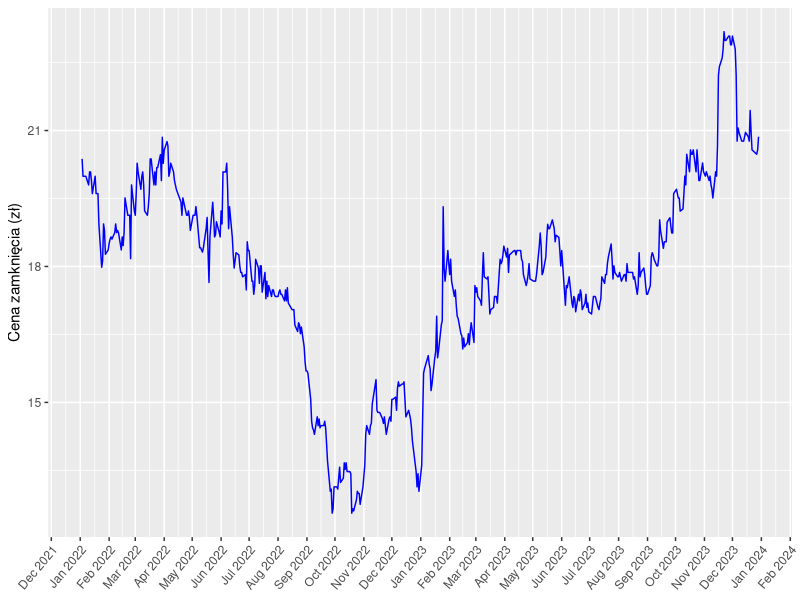
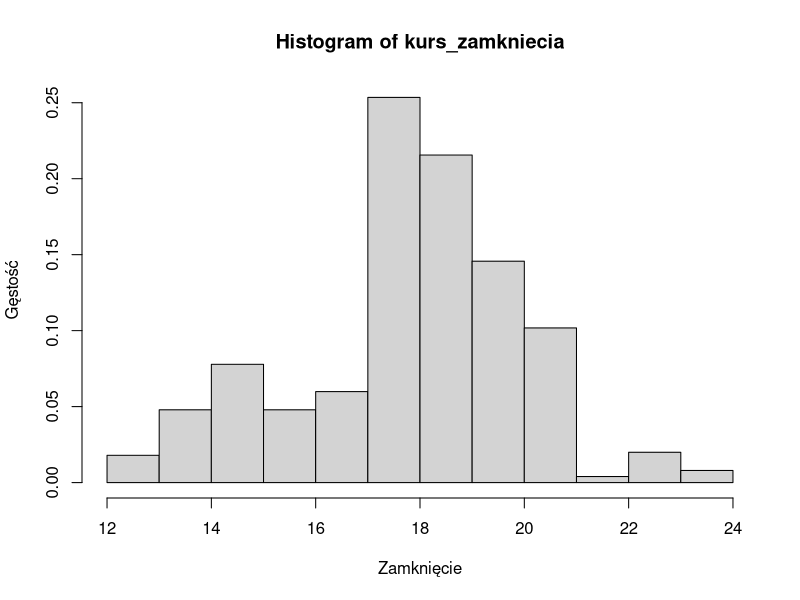
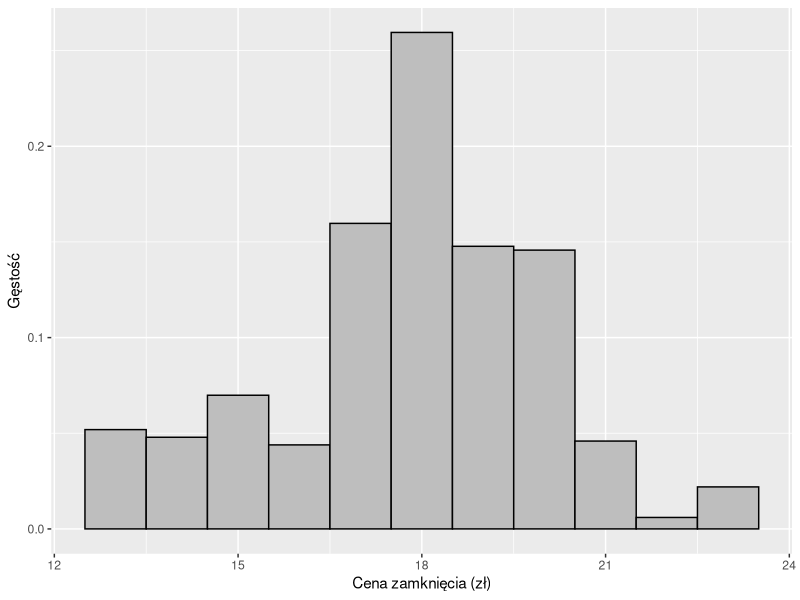
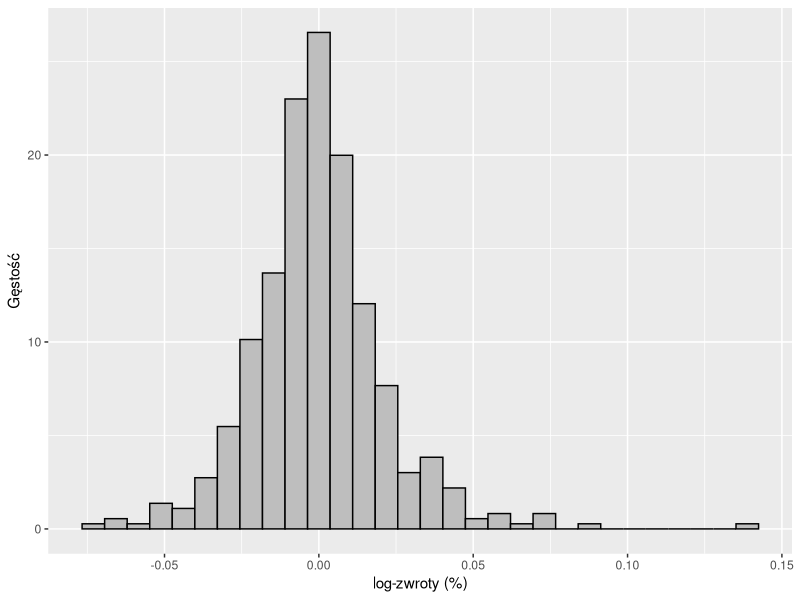
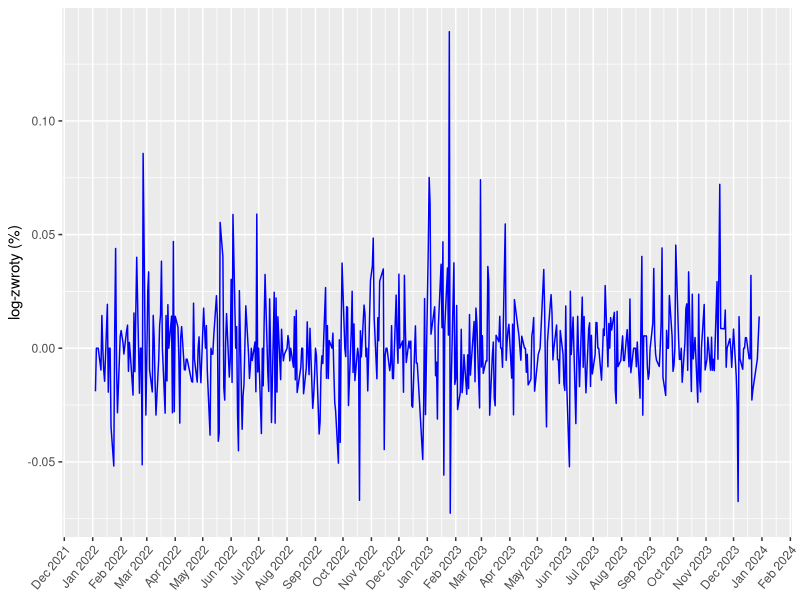
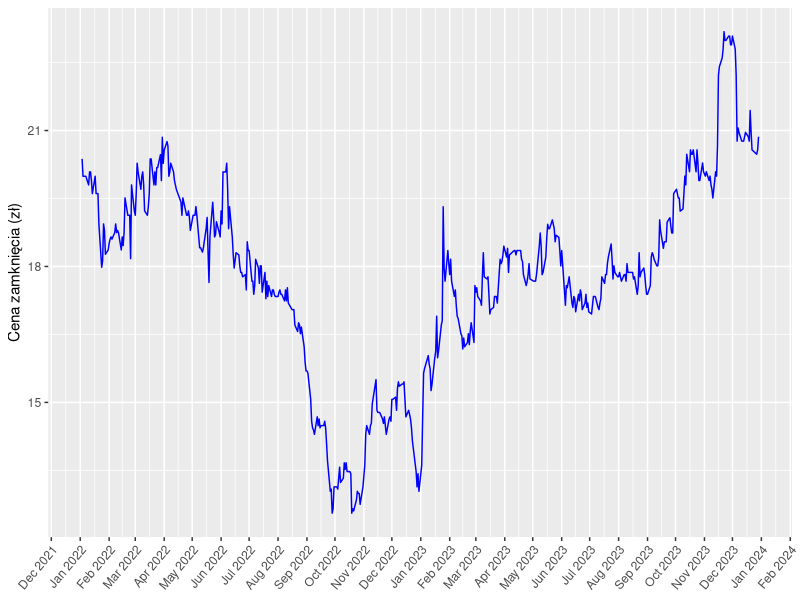
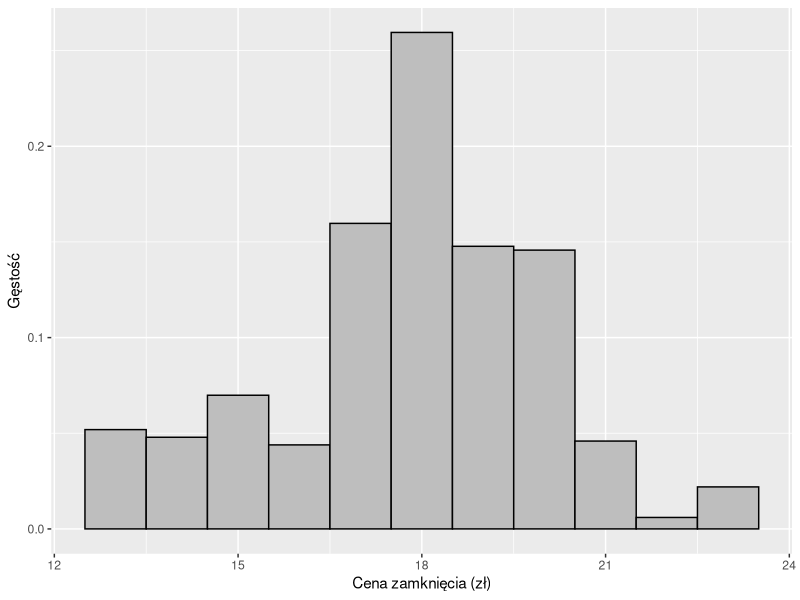
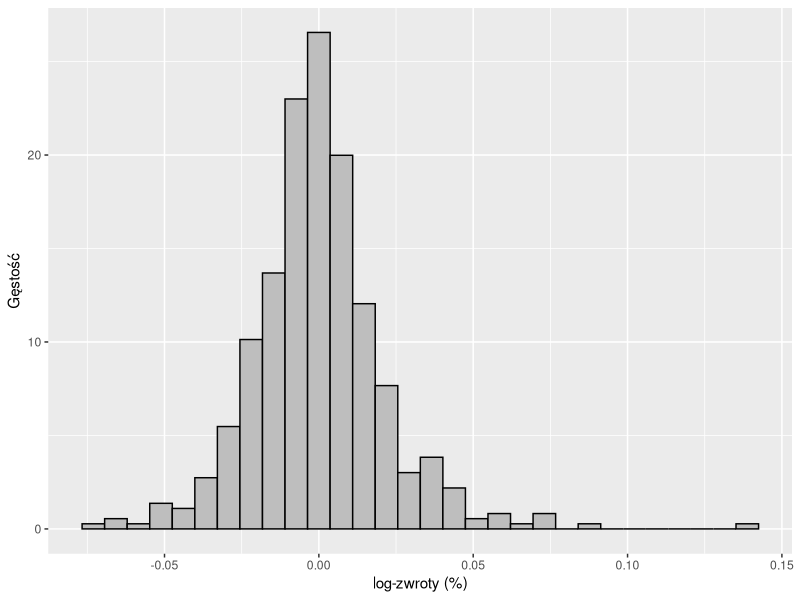

Write the R code that produced these figures, in order.
install.packages("ggplot2")

library(ggplot2)

# Ustawienie lokalizacij konsoli
install.packages("rstudioapi")
setwd(dirname(rstudioapi::getSourceEditorContext()$path))
getwd()



#-----------------------------------------
# Zad 1
# Ceny akcji spółki na rok 2022
#-----------------------------------------


nwg <- read.csv("nwg_d.csv")

kurs_zamkniecia <- nwg$Zamkniecie
kurs_data <- as.Date(nwg$Data)

nwgf <- data.frame(data = kurs_data, zamkniecie = kurs_zamkniecia)

#-----------------------------------------
# Wykres zamknięcia
#-----------------------------------------

wykres_kursu <- ggplot(nwgf, aes(x = data, y = zamkniecie, group = 1)) +
  geom_line(color = "blue") +
  labs(x = NULL, y = "Cena zamknięcia (zł)") +
  scale_x_date(
    date_breaks = "1 month",
    date_labels = "%b %Y",
    limits = c(min(nwgf$data), max(nwgf$data))
  ) +
  theme(axis.text.x = element_text(angle = 50, vjust = 1, hjust = 1))

wykres_kursu

ggsave(
  "img/Wykres_cen_akcji_nwg.png",
  plot = wykres_kursu,
  width = 12,
  height = 9,
  units = "cm",
  dpi = 480
)

#-----------------------------------------
# Histogram kursów zamknięcia
#-----------------------------------------

histogram_kursu_ggplot <- ggplot(
  nwgf,
  aes(x = zamkniecie, y = after_stat(density))
) +
  geom_histogram(binwidth = 1, fill = "grey", color = "black") +
  labs(title = NULL, x = "Cena zamknięcia (zł)", y = "Gęstość")

hist(kurs_zamkniecia, prob = TRUE, xlab = "Zamknięcie", ylab = "Gęstość")

histogram_kursu_ggplot

ggsave(
  "img/historgram_nwg.png",
  plot = histogram_kursu_ggplot,
  width = 12,
  height = 9,
  units = "cm",
  dpi = 480
)

#-----------------------------------------
# Log zwroty (stopy zwrotu)
#-----------------------------------------


log_zworty_nwg <- diff(log(kurs_zamkniecia))

# Przycięcie pierwszego elementu kurs_data
kurs_data_cut <- kurs_data[-1]

log_zworty_nwgdf <- data.frame(data = kurs_data_cut, log_zwroty= log_zworty_nwg)

?hist


histogram_zwrotów_ggplot <- ggplot(
  log_zworty_nwgdf,
  aes(x = log_zwroty, y = after_stat(density))
) +
  geom_histogram(fill = "grey", color = "black") +
  labs(title = NULL, x = "log-zwroty (%)", y = "Gęstość")

histogram_zwrotów_ggplot

wykres_zwrotów <- ggplot(log_zworty_nwgdf, aes(x = data, y = log_zwroty, group = 1)) +
  geom_line(color = "blue") +
  labs(x = NULL, y = "log-zwroty (%)") +
  scale_x_date(
    date_breaks = "1 month",
    date_labels = "%b %Y",
    limits = c(min(kurs_data_cut), max(kurs_data_cut))
  ) +
  theme(axis.text.x = element_text(angle = 50, vjust = 1, hjust = 1))

wykres_zwrotów

ggsave(
  "img/historgram_zwrotów_nwg.png",
  plot = histogram_zwrotów_ggplot,
  width = 12,
  height = 9,
  units = "cm",
  dpi = 480
)

ggsave(
  "img/wykres_zwrotów_nwg.png",
  plot = wykres_zwrotów,
  width = 12,
  height = 9,
  units = "cm",
  dpi = 480
)
